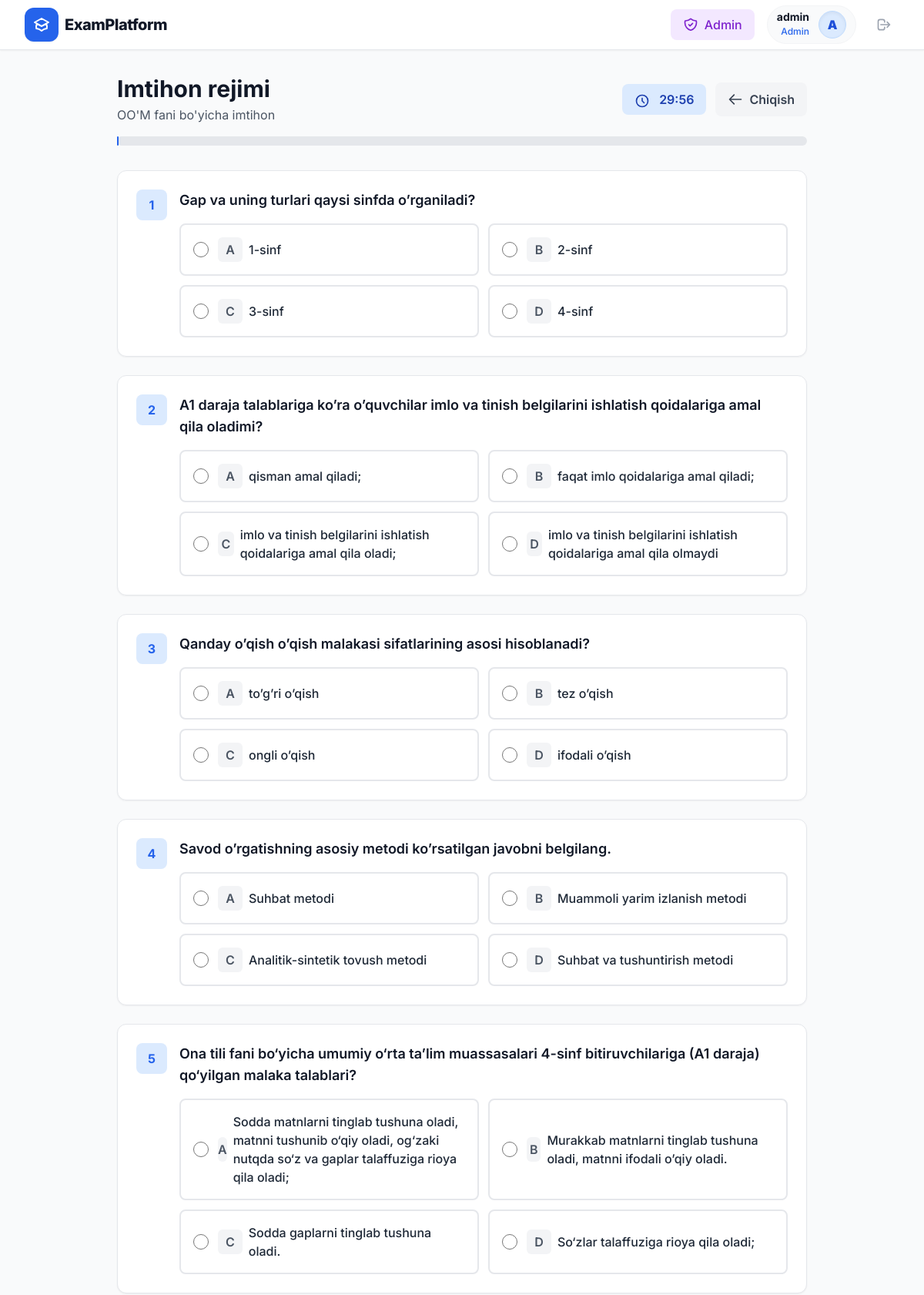
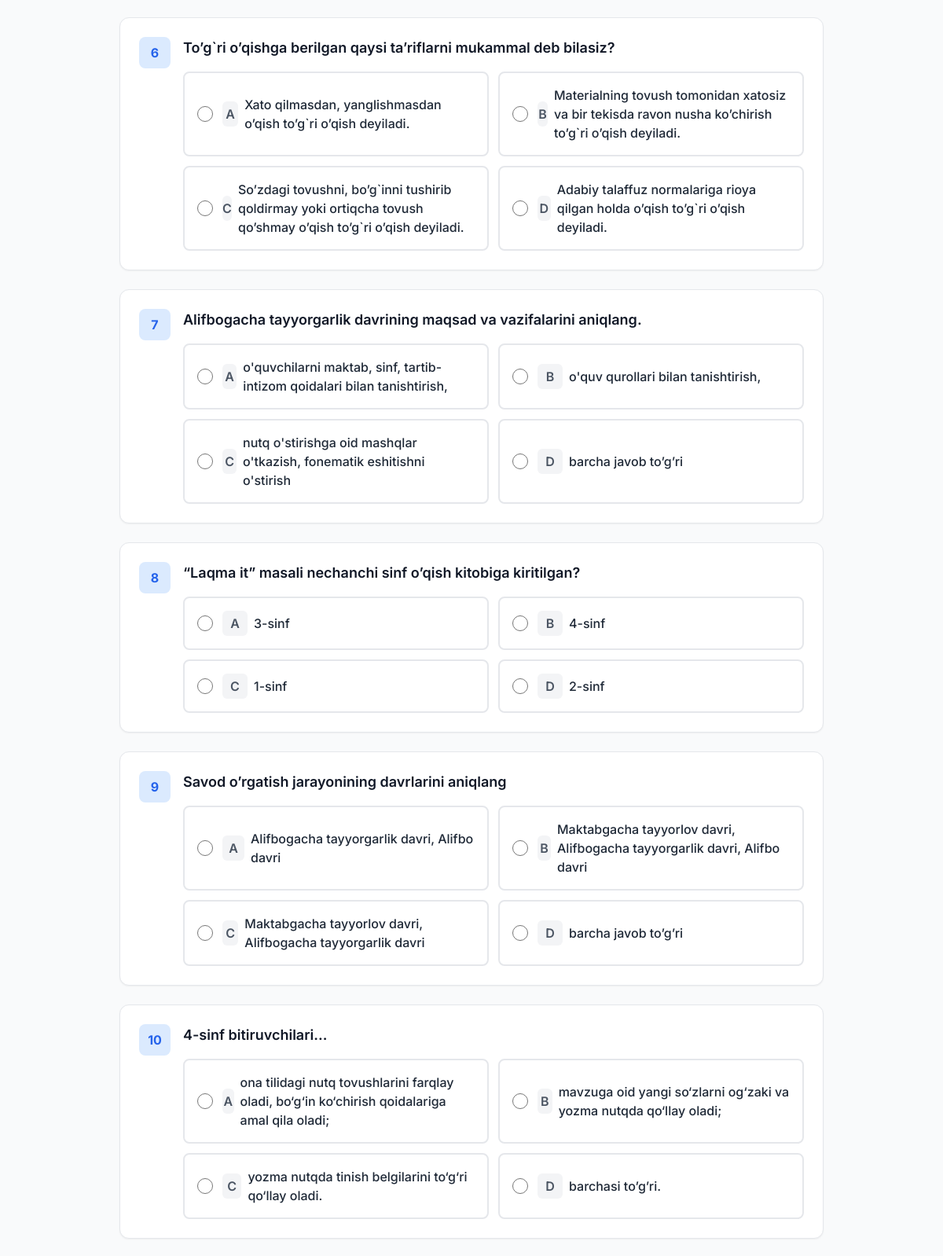
The page /exam/1/ (signed in, upper part) on the database its author committed (2 pictures, top to bottom).
### quiz/models.py (models this page shows, shortened)
class Subject(models.Model):
    name = models.CharField(max_length=100, verbose_name="Fan nomi")
    description = models.TextField(verbose_name="Fan tavsifi", blank=True)

class Question(models.Model):
    ANSWER_CHOICES = [
        ('A', 'A'),
        ('B', 'B'),
        ('C', 'C'),
        ('D', 'D'),
    ]
    subject = models.ForeignKey(Subject, on_delete=models.CASCADE, verbose_name="Fan")
    text = models.TextField(verbose_name="Savol matni")
    option_a = models.CharField(max_length=255, verbose_name="A varianti")
    option_b = models.CharField(max_length=255, verbose_name="B varianti")
    option_c = models.CharField(max_length=255, verbose_name="C varianti")
    option_d = models.CharField(max_length=255, verbose_name="D varianti")
    correct_answer = models.CharField(max_length=1, choices=ANSWER_CHOICES, verbose_name="To'g'ri javob")

### quiz/views.py (the view, shortened to what this page needs)
# urls.py: path('exam/<int:subject_id>/', views.ExamModeView.as_view(), name='exam_mode'),
class ExamModeView(LoginRequiredMixin, View):
    def get(self, request, subject_id):
        subject = get_object_or_404(Subject, id=subject_id)
        questions = Question.objects.filter(subject=subject).order_by('?')[:30]
        return render(request, 'quiz/exam.html', {'questions': questions, 'subject': subject})

### templates/quiz/exam.html (shortened to what this page needs)
{% extends 'base.html' %}
{% block content %}
<div class="max-w-4xl mx-auto">
    <div class="mb-8">
        <div class="flex items-center justify-between mb-4">
            <div>
                <h1 class="text-3xl font-bold text-gray-900">Imtihon rejimi</h1>
                <p class="text-gray-600 mt-1">{{ subject.name }} fani bo'yicha imtihon</p>
            </div>
            <div class="flex items-center gap-3">
                <div class="bg-blue-100 text-blue-800 px-4 py-2 rounded-lg font-semibold">
                    <svg class="w-5 h-5 inline mr-2" fill="none" stroke="currentColor" viewBox="0 0 24 24">
                        <path stroke-linecap="round" stroke-linejoin="round" stroke-width="2" d="M12 8v4l3 3m6-3a9 9 0 11-18 0 9 9 0 0118 0z"></path>
                    </svg>
                    <span id="timer">30:00</span>
                </div>
                <a href="{% url 'home' %}" class="bg-gray-100 hover:bg-gray-200 text-gray-700 font-semibold py-2.5 px-4 rounded-lg transition duration-200 flex items-center gap-2">
                    <svg class="w-5 h-5" fill="none" stroke="currentColor" viewBox="0 0 24 24">
                        <path stroke-linecap="round" stroke-linejoin="round" stroke-width="2" d="M10 19l-7-7m0 0l7-7m-7 7h18"></path>
                    </svg>
                    Chiqish
                </a>
            </div>
        </div>
        <div class="bg-gray-200 rounded-full h-3 mb-6">
        </div>
    </div>
    <form method="post" id="exam-form" class="space-y-6">
        {% for question in questions %}
        <div class="bg-white rounded-xl border border-gray-200 shadow-sm hover:shadow-lg transition-all duration-300 overflow-hidden question-card" data-question-id="{{ question.id }}">
            <div class="p-6">
                <div class="flex items-start gap-4">
                    <div class="h-10 w-10 bg-blue-100 text-blue-600 rounded-lg flex items-center justify-center font-bold flex-shrink-0">
                        {{ forloop.counter }}
                    </div>
                    <div class="flex-1">
                        <h3 class="text-lg font-semibold text-gray-900 mb-4">{{ question.text }}</h3>
                        <div class="grid grid-cols-1 sm:grid-cols-2 gap-3">
                            <label class="flex items-center gap-3 p-4 border-2 border-gray-200 rounded-lg cursor-pointer hover:border-blue-400 hover:bg-blue-50 transition-all duration-200">
                                <input type="radio" name="question_{{ question.id }}" value="A" class="w-5 h-5 text-blue-600 focus:ring-blue-500">
                                <div class="flex-1">
                                    <div class="flex items-center gap-2">
                                        <div class="h-8 w-8 bg-gray-100 text-gray-600 rounded-md flex items-center justify-center font-semibold">
                                            A
                                        </div>
                                        <span class="text-gray-800 font-medium">{{ question.option_a }}</span>
                                    </div>
                                </div>
                            </label>
                            <label class="flex items-center gap-3 p-4 border-2 border-gray-200 rounded-lg cursor-pointer hover:border-blue-400 hover:bg-blue-50 transition-all duration-200">
                                <input type="radio" name="question_{{ question.id }}" value="B" class="w-5 h-5 text-blue-600 focus:ring-blue-500">
                                <div class="flex-1">
                                    <div class="flex items-center gap-2">
                                        <div class="h-8 w-8 bg-gray-100 text-gray-600 rounded-md flex items-center justify-center font-semibold">
                                            B
                                        </div>
                                        <span class="text-gray-800 font-medium">{{ question.option_b }}</span>
                                    </div>
                                </div>
                            </label>
                            <label class="flex items-center gap-3 p-4 border-2 border-gray-200 rounded-lg cursor-pointer hover:border-blue-400 hover:bg-blue-50 transition-all duration-200">
                                <input type="radio" name="question_{{ question.id }}" value="C" class="w-5 h-5 text-blue-600 focus:ring-blue-500">
                                <div class="flex-1">
                                    <div class="flex items-center gap-2">
                                        <div class="h-8 w-8 bg-gray-100 text-gray-600 rounded-md flex items-center justify-center font-semibold">
                                            C
                                        </div>
                                        <span class="text-gray-800 font-medium">{{ question.option_c }}</span>
                                    </div>
                                </div>
                            </label>
                            <label class="flex items-center gap-3 p-4 border-2 border-gray-200 rounded-lg cursor-pointer hover:border-blue-400 hover:bg-blue-50 transition-all duration-200">
                                <input type="radio" name="question_{{ question.id }}" value="D" class="w-5 h-5 text-blue-600 focus:ring-blue-500">
                                <div class="flex-1">
                                    <div class="flex items-center gap-2">
                                        <div class="h-8 w-8 bg-gray-100 text-gray-600 rounded-md flex items-center justify-center font-semibold">
                                            D
                                        </div>
                                        <span class="text-gray-800 font-medium">{{ question.option_d }}</span>
                                    </div>
                                </div>
                            </label>
                        </div>
                    </div>
                </div>
            </div>
        </div>
        {% endfor %}
    </form>
</div>
{% endblock %}

### templates/base.html (shortened to what this page needs)
{% load static %}
<!DOCTYPE html>
<html lang="uz">
<head>
    <script src="https://cdn.tailwindcss.com"></script>
    <link rel="stylesheet" href="{% static 'css/quiz.css' %}">
</head>
<body class="bg-gray-50 text-gray-800 antialiased flex flex-col min-h-screen">
    <nav class="bg-white shadow-sm border-b border-gray-200 sticky top-0 z-50">
        <div class="max-w-7xl mx-auto px-4 sm:px-6 lg:px-8">
            <div class="flex justify-between h-16">
                <div class="flex items-center">
                    <a href="{% url 'home' %}" class="flex items-center gap-2 group">
                        <div class="bg-blue-600 text-white p-2.5 rounded-xl group-hover:bg-blue-700 transition-smooth shadow-sm">
                        </div>
                        <span class="text-xl font-extrabold text-gray-900 tracking-tight group-hover:text-blue-700 transition-smooth">ExamPlatform</span>
                    </a>
                </div>
                <div class="flex items-center space-x-2 sm:space-x-4">
                    {% if user.is_authenticated %}
                    {% if user.is_superuser %}
                    <a href="{% url 'dashboard' %}" class="bg-purple-100 hover:bg-purple-200 text-purple-700 font-medium py-2 px-4 rounded-lg transition duration-200 flex items-center gap-2">
                        Admin
                    </a>
                    {% endif %}
                    <div class="flex items-center gap-3 bg-gray-50 py-1.5 px-3 rounded-full border border-gray-100">
                        <div class="hidden sm:block text-right">
                            <p class="text-sm font-bold text-gray-900 leading-none">{{ user.username }}</p>
                            <p class="text-xs text-blue-600 font-medium mt-1">{% if user.is_superuser %}Admin{% else %}O'quvchi{% endif %}</p>
                        </div>
                        <div class="h-9 w-9 rounded-full bg-blue-100 border border-blue-200 flex items-center justify-center text-blue-700 font-black shadow-inner">
                            {{ user.username|make_list|first|upper }}
                        </div>
                    </div>
                    <form method="POST" action="{% url 'logout' %}" class="inline m-0 p-0">
                        <button type="submit" class="text-gray-400 hover:text-red-600 hover:bg-red-50 p-2.5 rounded-xl transition-smooth" title="Tizimdan chiqish">
                            <svg class="w-5 h-5" fill="none" stroke="currentColor" viewBox="0 0 24 24">
                                <path stroke-linecap="round" stroke-linejoin="round" stroke-width="2" d="M17 16l4-4m0 0l-4-4m4 4H7m6 4v1a3 3 0 01-3 3H6a3 3 0 01-3-3V7a3 3 0 013-3h4a3 3 0 013 3v1"></path>
                            </svg>
                        </button>
                    </form>
                    {% endif %}
                </div>
            </div>
        </div>
    </nav>
    <main class="flex-grow max-w-7xl mx-auto px-4 sm:px-6 lg:px-8 py-8 w-full">
        {% block content %}
        {% endblock %}
    </main>
</body>
</html>

### static/css/quiz.css (style rules this page uses)
.question-card { animation: slideInUp 0.3s ease-out; }
.question-card:nth-child(2) { animation-delay: 0.2s; }
.question-card:nth-child(3) { animation-delay: 0.3s; }
.question-card:nth-child(4) { animation-delay: 0.4s; }
.question-card:nth-child(5) { animation-delay: 0.5s; }

### templates/base.html (style rules this page uses)
body { font-family: 'Inter', sans-serif; }
.transition-smooth { transition: all 0.3s cubic-bezier(0.4, 0, 0.2, 1); }

### rows shown on the page
Subject: name "OO'M"
Question: text "Gap va uning turlari qaysi sinfda o’rganiladi?", option_a "1-sinf", option_b "2-sinf", option_c "3-sinf", option_d "4-sinf"
Question: text "A1 daraja talablariga ko’ra o’quvchilar imlo va tinish belgilarini ishlatish qoidalariga amal qila oladimi?", option_a "qisman amal qiladi;", option_b "faqat imlo qoidalariga amal qiladi;", option_c "imlo va tinish belgilarini ishlatish qoidalariga amal qila oladi;", option_d "imlo va tinish belgilarini ishlatish qoidalariga amal qila olmaydi"
Question: text "Qanday o’qish o’qish malakasi sifatlarining asosi hisoblanadi?", option_a "to’g’ri o’qish", option_b "tez o’qish", option_c "ongli o’qish", option_d "ifodali o’qish"
Question: text "Savod o’rgatishning asosiy metodi ko’rsatilgan javobni belgilang.", option_a "Suhbat metodi", option_b "Muammoli yarim izlanish metodi", option_c "Analitik-sintetik tovush metodi", option_d "Suhbat va tushuntirish metodi"
Question: text "Ona tili fani bo‘yicha umumiy o‘rta ta’lim muassasalari 4-sinf bitiruvchilariga (A1 daraja) qo‘yilgan malaka talablari?", option_a "Sodda matnlarni tinglab tushuna oladi, matnni tushunib o‘qiy oladi, og‘zaki nutqda so‘z va gaplar talaffuziga rioya qila oladi;", option_b "Murakkab matnlarni tinglab tushuna oladi, matnni ifodali o’qiy oladi.", option_c "Sodda gaplarni tinglab tushuna oladi.", option_d "So‘zlar talaffuziga rioya qila oladi;"
Question: text "To’g`ri o’qishga berilgan qaysi ta’riflarni mukammal deb bilasiz?", option_a "Xato qilmasdan, yanglishmasdan o’qish to’g`ri o’qish deyiladi.", option_b "Materialning tovush tomonidan xatosiz va bir tekisda ravon nusha ko’chirish to’g`ri o’qish deyiladi.", option_c "So’zdagi tovushni, bo’g`inni tushirib qoldirmay yoki ortiqcha tovush qo’shmay o’qish to’g`ri o’qish deyiladi.", option_d "Adabiy talaffuz normalariga rioya qilgan holda o’qish to’g`ri o’qish deyiladi."
Question: text "Alifbogacha tayyorgarlik davrining maqsad va vazifalarini aniqlang.", option_a "o'quvchilarni maktab, sinf, tartib-intizom qoidalari bilan tanishtirish,", option_b "o'quv qurollari bilan tanishtirish,", option_c "nutq o'stirishga oid mashqlar o'tkazish, fonematik eshitishni o'stirish", option_d "barcha javob to’g’ri"
Question: text "“Laqma it” masali nechanchi sinf o’qish kitobiga kiritilgan?", option_a "3-sinf", option_b "4-sinf", option_c "1-sinf", option_d "2-sinf"
Question: text "Savod o’rgatish jarayonining davrlarini aniqlang", option_a "Alifbogacha tayyorgarlik davri, Alifbo davri", option_b "Maktabgacha tayyorlov davri, Alifbogacha tayyorgarlik davri, Alifbo davri", option_c "Maktabgacha tayyorlov davri, Alifbogacha tayyorgarlik davri", option_d "barcha javob to’g’ri"
Question: text "4-sinf bitiruvchilari…", option_a "ona tilidagi nutq tovushlarini farqlay oladi, bo‘g‘in ko‘chirish qoidalariga amal qila oladi;", option_b "mavzuga oid yangi so‘zlarni og‘zaki va yozma nutqda qo‘llay oladi;", option_c "yozma nutqda tinish belgilarini to‘g‘ri qo‘llay oladi.", option_d "barchasi to’g’ri."

### other values the page prints
{{ user.username }} "admin"
{{ user.username|make_list|first|upper }} "A"
